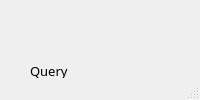
<?xml version="1.0" encoding="UTF-8"?>
<ui version="4.0">
 <class>MainWindow</class>
 <widget class="QMainWindow" name="MainWindow">
  <property name="windowTitle">
   <string>MainWindow</string>
  </property>
  <widget class="QWidget" name="centralwidget">
   <widget class="QLabel" name="gambar">
    <property name="geometry">
     <rect>
      <x>30</x>
      <y>80</y>
      <width>300</width>
      <height>300</height>
     </rect>
    </property>
    <property name="text">
     <string/>
    </property>
   </widget>
   <widget class="QPushButton" name="tombolLoad">
    <property name="geometry">
     <rect>
      <x>30</x>
      <y>500</y>
      <width>145</width>
      <height>30</height>
     </rect>
    </property>
    <property name="text">
     <string>Load</string>
    </property>
   </widget>
   <widget class="QPushButton" name="tombolFind">
    <property name="geometry">
     <rect>
      <x>180</x>
      <y>500</y>
      <width>150</width>
      <height>30</height>
     </rect>
    </property>
    <property name="text">
     <string>Find</string>
    </property>
   </widget>
   <widget class="QRadioButton" name="tombolEuc">
    <property name="geometry">
     <rect>
      <x>30</x>
      <y>400</y>
      <width>170</width>
      <height>25</height>
     </rect>
    </property>
    <property name="text">
     <string>Euclidian Distance</string>
    </property>
   </widget>
   <widget class="QRadioButton" name="tombolCosi">
    <property name="geometry">
     <rect>
      <x>30</x>
      <y>430</y>
      <width>150</width>
      <height>25</height>
     </rect>
    </property>
    <property name="text">
     <string>Cosine Similarity</string>
    </property>
   </widget>
   <widget class="QLabel" name="query">
    <property name="geometry">
     <rect>
      <x>30</x>
      <y>52</y>
      <width>150</width>
      <height>38</height>
     </rect>
    </property>
    <property name="font">
     <font>
      <family>Javanese Text</family>
      <pointsize>10</pointsize>
     </font>
    </property>
    <property name="text">
     <string>Query</string>
    </property>
   </widget>
   <widget class="QSpinBox" name="spinBox">
    <property name="geometry">
     <rect>
      <x>30</x>
      <y>465</y>
      <width>42</width>
      <height>22</height>
     </rect>
    </property>
   </widget>
   <widget class="QPushButton" name="tombolNext">
    <property name="geometry">
     <rect>
      <x>570</x>
      <y>470</y>
      <width>60</width>
      <height>60</height>
     </rect>
    </property>
    <property name="text">
     <string/>
    </property>
   </widget>
   <widget class="QLabel" name="gambar2">
    <property name="geometry">
     <rect>
      <x>370</x>
      <y>80</y>
      <width>300</width>
      <height>300</height>
     </rect>
    </property>
    <property name="text">
     <string/>
    </property>
   </widget>
   <widget class="QLabel" name="result">
    <property name="geometry">
     <rect>
      <x>370</x>
      <y>52</y>
      <width>150</width>
      <height>38</height>
     </rect>
    </property>
    <property name="font">
     <font>
      <family>Javanese Text</family>
      <pointsize>10</pointsize>
     </font>
    </property>
    <property name="text">
     <string>Result</string>
    </property>
   </widget>
   <widget class="QLabel" name="judul">
    <property name="geometry">
     <rect>
      <x>247</x>
      <y>10</y>
      <width>300</width>
      <height>50</height>
     </rect>
    </property>
    <property name="font">
     <font>
      <family>Javanese Text</family>
      <pointsize>15</pointsize>
     </font>
    </property>
    <property name="text">
     <string>Face Recognition</string>
    </property>
   </widget>
   <widget class="QLabel" name="label">
    <property name="geometry">
     <rect>
      <x>80</x>
      <y>460</y>
      <width>130</width>
      <height>30</height>
     </rect>
    </property>
    <property name="text">
     <string>Image(s)</string>
    </property>
   </widget>
   <widget class="QPushButton" name="tombolPrev">
    <property name="geometry">
     <rect>
      <x>410</x>
      <y>470</y>
      <width>60</width>
      <height>60</height>
     </rect>
    </property>
    <property name="text">
     <string/>
    </property>
   </widget>
   <widget class="QLabel" name="similarity">
    <property name="geometry">
     <rect>
      <x>380</x>
      <y>400</y>
      <width>300</width>
      <height>25</height>
     </rect>
    </property>
    <property name="text">
     <string/>
    </property>
   </widget>
  </widget>
  <widget class="QMenuBar" name="menubar">
   <property name="geometry">
    <rect>
     <x>0</x>
     <y>0</y>
     <width>671</width>
     <height>18</height>
    </rect>
   </property>
  </widget>
  <widget class="QStatusBar" name="statusbar"/>
 </widget>
 <resources/>
 <connections/>
</ui>
